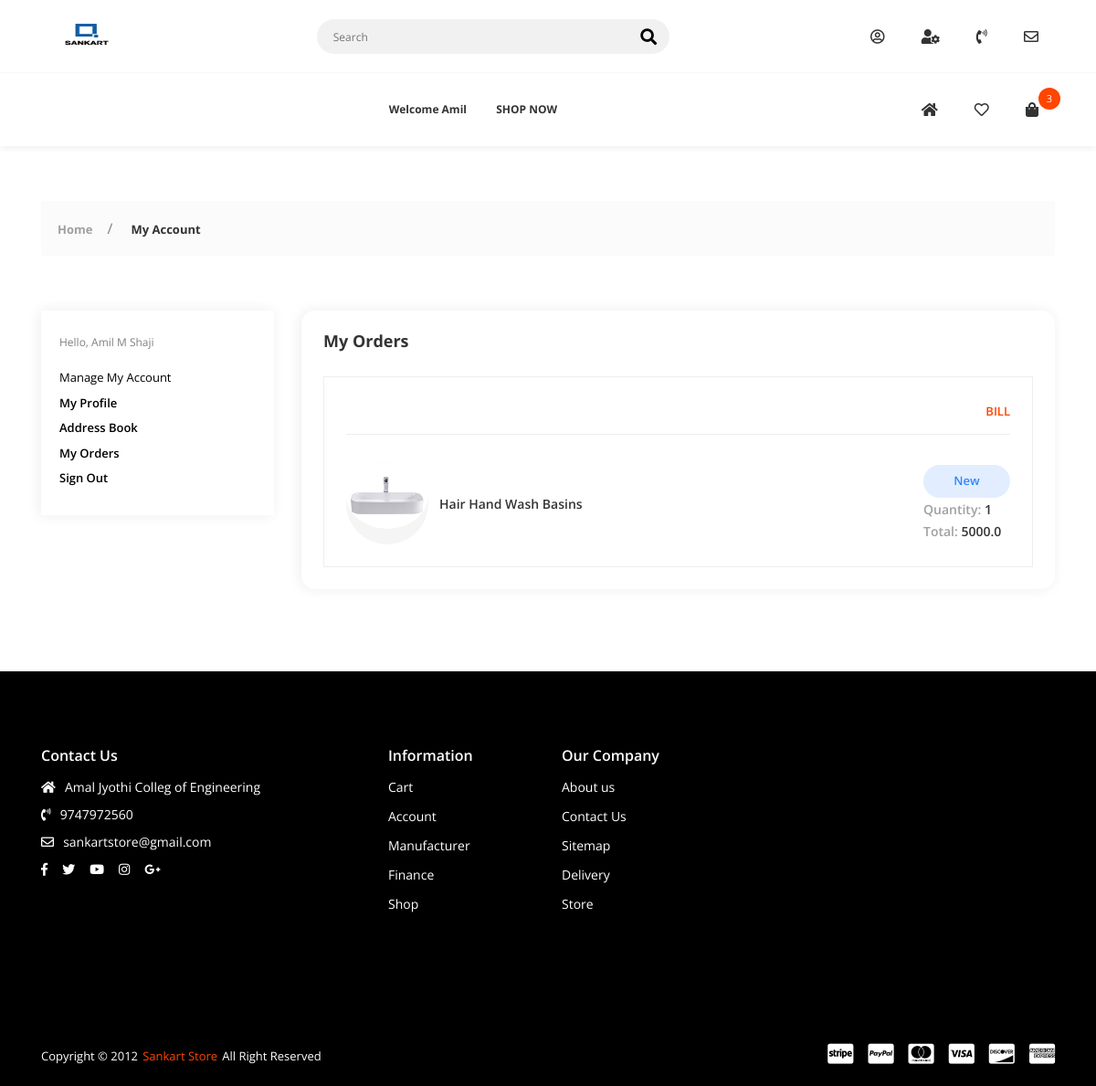
The page /my_orders/ (signed in) on the database as committed earlier.
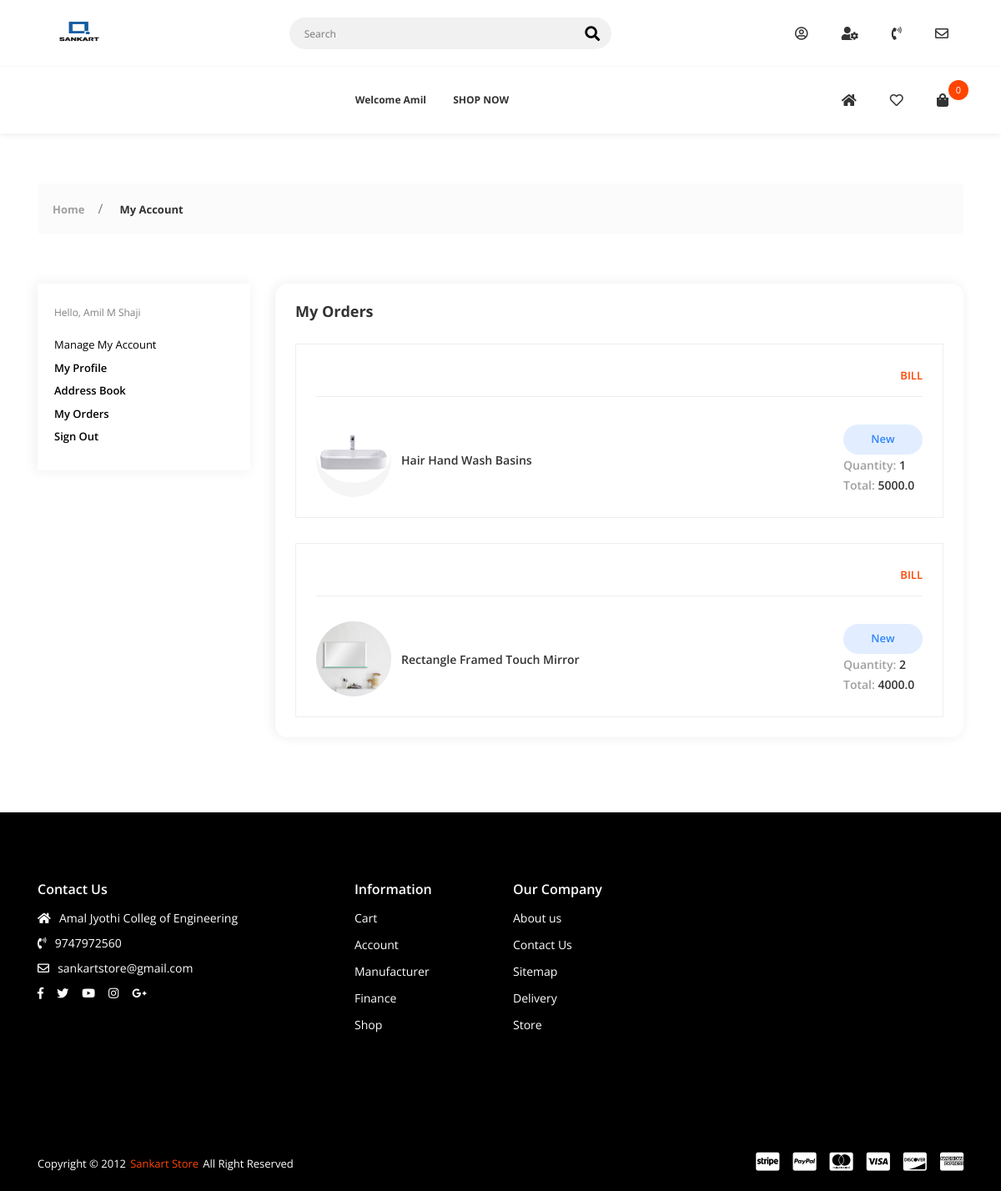
The same page on the database as committed later.
### orders/models.py (models this page shows, shortened)
class OrderPlaced(models.Model):
    STATUS = (
        ('New', 'New'),
        ('Accepted', 'Accepted'),
        ('Completed', 'Completed'),
        ('Cancelled', 'Cancelled'),
    )
    user = models.ForeignKey(Account, on_delete=models.SET_NULL, null=True)
    customer = models.ForeignKey(Address_Book,on_delete=models.SET_NULL, null=True,default=1)
    payment = models.ForeignKey(Payment, on_delete=models.SET_NULL, null=True, blank=True)
    product = models.ForeignKey(Product, on_delete=models.CASCADE)
    quantity = models.IntegerField(default=1)
    status = models.CharField(max_length=10, choices=STATUS, default='New')
    is_ordered = models.BooleanField(default=False)
    ordered_date = models.DateField(auto_now_add=True)
    updated_at = models.DateTimeField(auto_now=True)

class Payment(models.Model):
    user = models.ForeignKey(Account, on_delete=models.CASCADE)
    amount = models.FloatField(blank=True,null=True)
    razorpay_order_id = models.CharField(max_length=100,blank=True,null=True)
    razorpay_payment_id = models.CharField(max_length=100,blank=True,null=True)
    razorpay_payment_status = models.CharField(max_length=100,blank=True,null=True)
    created_at = models.DateTimeField(auto_now_add=True)
    customer = models.ForeignKey(Address_Book,on_delete=models.SET_NULL, null=True,default=1)
    paid = models.BooleanField(default=False)

### shop_app/models.py (models this page shows, shortened)
class Product(models.Model):
    product_name = models.CharField(max_length=200, unique=True)
    slug = models.SlugField(max_length=200, unique=True)
    description = models.TextField(max_length=500, blank=True)
    price = models.IntegerField()
    images = models.ImageField(upload_to='photos/product')
    display = models.ImageField(upload_to='photos/display',default="a3.png")
    display2 = models.ImageField(upload_to='photos/display', default="a3.png")
    display3 = models.ImageField(upload_to='photos/display', default="a3.png")
    stock = models.IntegerField()
    color = models.ForeignKey(Color, on_delete=models.CASCADE,null=True, blank=True)
    brand = models.ForeignKey(Brand, on_delete=models.CASCADE,null=True, blank=True)
    design = models.ForeignKey(Design, on_delete=models.CASCADE,null=True, blank=True)
    dimensions = models.ForeignKey(Dimensions, on_delete=models.CASCADE,null=True, blank=True)
    is_available = models.BooleanField(default=True)
    is_featured = models.BooleanField(default=False)
    category = models.ForeignKey(Category, on_delete=models.CASCADE)
    created_date = models.DateField(auto_now_add=True)
    modified_date = models.DateField(auto_now=True)

### User_Dashboard/views.py (the view)
# urls.py: path('my_orders/', views.my_orders, name='my_orders'),
@login_required(login_url='login')
def my_orders(request):
    orders = OrderPlaced.objects.filter(
        user=request.user, is_ordered=True).order_by('ordered_date')
    context = {
        'orders': orders,
    }
    return render(request, 'dashboard/dash-my-order.html', context)

### cart/context_processors.py (called while the page is built)
def counter(request):
    cart_count = 0
    if 'admin' in request.path:
        return {}
    else:
        try:
            cart = Cart.objects.filter(cart_id=_cart_id(request))
            if request.user.is_authenticated:
                cart_items = CartItem.objects.all().filter(user=request.user)
            else:
                cart_items = CartItem.objects.all().filter(cart=cart[:1])
            for cart_item in cart_items:
                cart_count += cart_item.quantity
        except Cart.DoesNotExist:
            cart_count = 0
    return dict(cart_count=cart_count)

### cart/views.py (called while the page is built)
def _cart_id(request):
    cart = request.session.session_key
    if not cart:
        cart = request.session.create()
    return cart

### shop_app/context_processors.py (called while the page is built)
def menu_links(request):
    links = Category.objects.all()
    return dict(links=links)

### wishlist/views.py (called while the page is built)
def _wishlist_id(request):
    wishlist = request.session.session_key
    if not wishlist:
        wishlist = request.session.create()
    return wishlist

### templates/dashboard/dash-my-order.html (shortened to what the changed rows need)
{% extends 'base.html' %}
{% load static %}
{% block content %}
        <div class="app-content">
            <div class="u-s-p-b-60">
                <div class="section__content">
                    <div class="dash">
                        <div class="container">
                            <div class="row">
                                <div class="col-lg-9 col-md-12">
                                    <div class="dash__box dash__box--shadow dash__box--radius dash__box--bg-white u-s-m-b-30">
                                        <div class="dash__pad-2">
                                            <h1 class="dash__h1 u-s-m-b-14">My Orders</h1>
                                            <div class="m-order__list">
                                                {% for order in orders %}
                                                <div class="m-order__get">
                                                    <div class="manage-o__header u-s-m-b-30">
                                                        <div class="dash-l-r">
                                                            <div>
                                                                <div class="dash__link dash__link--brand">
                                                                    <a href="{% url 'pdf' order.id %}">BILL</a>
                                                                </div>
                                                            </div>
                                                        </div>
                                                    </div>
                                                    <div class="manage-o__description">
                                                        <div class="description__container">
                                                            <div class="description__img-wrap">
                                                                <img class="u-img-fluid" src="{{order.product.images.url}}" alt=""></div>
                                                            <div class="description-title">{{order.product.product_name}}</div>
                                                        </div>
                                                        <div class="description__info-wrap">
                                                            <div>
                                                                <span class="manage-o__badge badge--processing">{{order.status}}</span></div>
                                                            <div>
                                                                <span class="manage-o__text-2 u-c-silver">Quantity:
                                                                    <span class="manage-o__text-2 u-c-secondary">{{order.quantity}}</span></span></div>
                                                            <div>
                                                                <span class="manage-o__text-2 u-c-silver">Total:
                                                                    <span class="manage-o__text-2 u-c-secondary">{{order.payment.amount}}</span></span></div>
                                                        </div>
                                                    </div>
                                                </div>
                                                {% endfor %}
                                            </div>
                                        </div>
                                    </div>
                                </div>
                            </div>
                        </div>
                    </div>
                </div>
            </div>
        </div>
{% endblock %}

### templates/base.html (shortened to what the changed rows need)
<!DOCTYPE html>
{% load static %}
<html class="no-js" lang="en">
<head>
    <link rel="stylesheet" href="{% static 'css/vendor.css' %}">
    <link rel="stylesheet" href="{% static 'css/utility.css' %}">
    <link rel="stylesheet" href="{% static 'css/app.css' %}">
</head>
<body class="config">
    <div id="app">
        <header class="header--style-1 header--box-shadow">
            <nav class="secondary-nav-wrapper">
                <div class="container">
                    <div class="secondary-nav">
                        <div class="menu-init" id="navigation3">
                            <div class="ah-lg-mode">
                                <ul class="ah-list ah-list--design1 ah-list--link-color-secondary">
                                    <li class="has-dropdown">
                                        <a href="{% url 'cart' %}" class="mini-cart-shop-link"><i class="fas fa-shopping-bag"></i>
                                            <span class="total-item-round">{{cart_count}}</span>
                                        </a>
                                    </li>
                                </ul>
                            </div>
                        </div>
                    </div>
                </div>
            </nav>
        </header>
        {% block content %}
        {% endblock %}
    </div>
</body>
</html>

Rows that differ between the two databases and show on the page:
added OrderPlaced: product.images (picture), product.product_name "Rectangle Framed Touch Mirror", status "New", quantity "2", payment.amount "4000.0"
Other text that changed with them:
{{ cart_count }}: "3" → "0"
